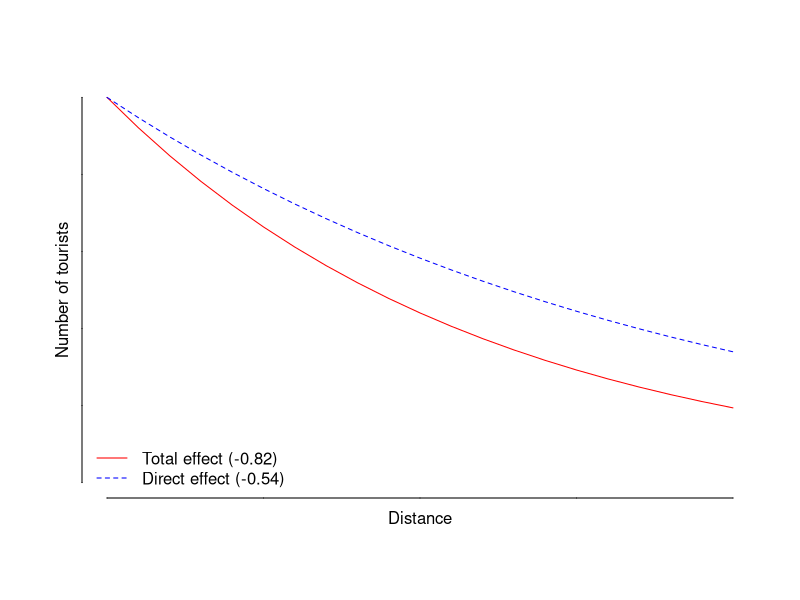

Source code (R):
library("tidyverse")
library("here")

l1 <- -0.82
l2 <- -0.54

x <- seq(0, 2, 0.1)
y1 <- exp(x*l1)
y2 <- exp(x*l2)

figure_path <- here::here("figures", "dist_decay_example.pdf")

pdf(file = figure_path,   # The directory you want to save the file in
    width = 5, # The width of the plot in inches
    height = 5) # The height of the plot in inches

plot(x, y1, type = "l", axis = F, pch = 19, axes = FALSE,  
     col = "red", xlab = "", ylab = "",  ylim=c(0, 1))
# Add a second line
lines(x, y2, pch = 18, col = "blue", type = "l", lty = 2)
Axis(side = 1, labels = FALSE, tck = 0)
Axis(side = 2, labels = FALSE, tck = 0)
legend("bottomleft", legend=c("Total effect (-0.82)", "Direct effect (-0.54)"),
       col=c("red", "blue"), lty = 1:2, bty = "n")
title(ylab = "Number of tourists", xlab = "Distance", line=0.5, cex.lab=1.0 )

dev.off()
